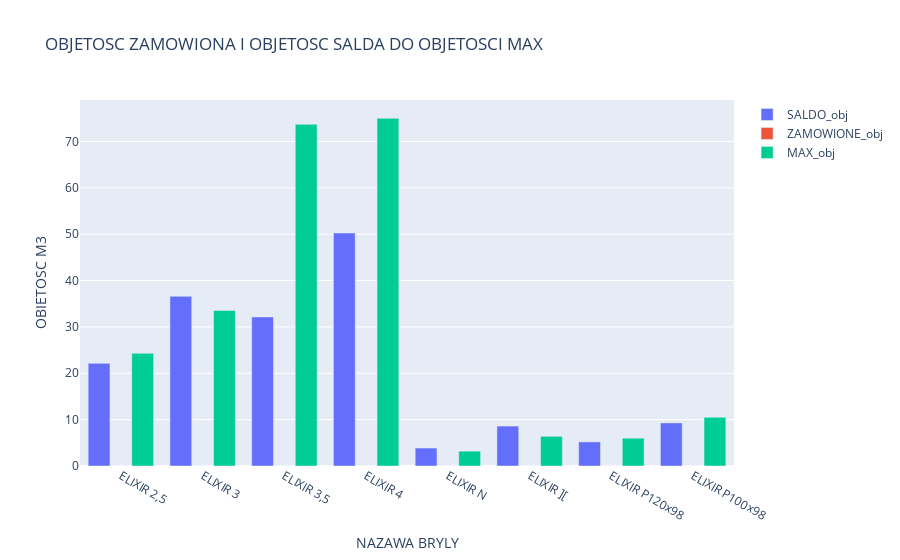
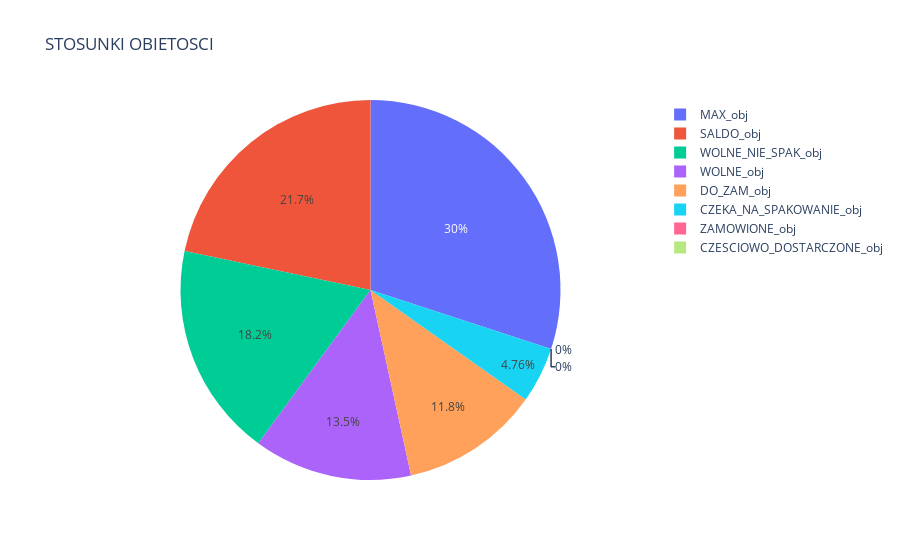

Here is the notebook cell these charts were saved with, in order:
### Code cell
ard["ELIXIR"].Raport("prtW")

### Figure 1 — Plotly figure (JSON) as saved in the notebook; plotly's stock layout.template omitted (floating-point values rounded to 4 significant figures)
{"data": [{"name": "SALDO_obj", "type": "bar", "x": ["ELIXIR 2,5", "ELIXIR 3", "ELIXIR 3,5", "ELIXIR 4", "ELIXIR N", "ELIXIR ][", "ELIXIR P120x98", "ELIXIR P100x98"], "y": [22.14, 36.6, 32.16, 50.25, 3.872, 8.608, 5.2, 9.3]}, {"name": "ZAMOWIONE_obj", "type": "bar", "x": ["ELIXIR 2,5", "ELIXIR 3", "ELIXIR 3,5", "ELIXIR 4", "ELIXIR N", "ELIXIR ][", "ELIXIR P120x98", "ELIXIR P100x98"], "y": [0, 0, 0, 0, 0, 0, 0, 0]}, {"name": "MAX_obj", "type": "bar", "x": ["ELIXIR 2,5", "ELIXIR 3", "ELIXIR 3,5", "ELIXIR 4", "ELIXIR N", "ELIXIR ][", "ELIXIR P120x98", "ELIXIR P100x98"], "y": [24.3, 33.55, 73.7, 75, 3.2, 6.4, 6, 10.5]}], "layout": {"title": {"text": "OBJETOSC ZAMOWIONA I OBJETOSC SALDA DO OBJETOSCI MAX"}, "xaxis": {"title": {"text": "NAZAWA BRYLY"}}, "yaxis": {"title": {"text": "OBIETOSC M3"}}}}

### Figure 2 — Plotly figure (JSON) as saved in the notebook; plotly's stock layout.template omitted (floating-point values rounded to 4 significant figures)
{"data": [{"labels": ["MAX_obj", "ZAMOWIONE_obj", "CZEKA_NA_SPAKOWANIE_obj", "CZESCIOWO_DOSTARCZONE_obj", "SALDO_obj", "WOLNE_obj", "WOLNE_NIE_SPAK_obj", "DO_ZAM_obj"], "type": "pie", "values": [232.6, 0, 36.85, 0, 168.1, 104.5, 141.3, 91.33]}], "layout": {"title": {"text": "STOSUNKI OBIETOSCI"}}}
